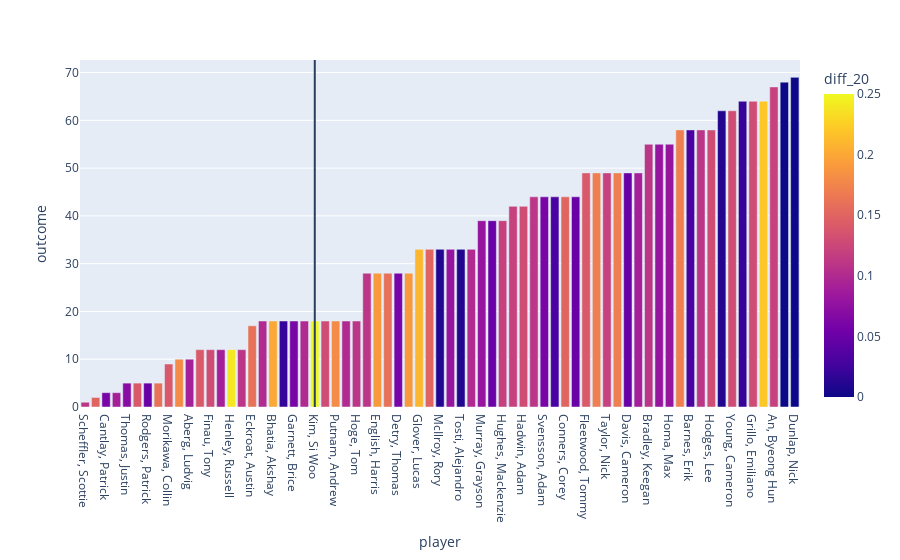

Here is the notebook cell this chart was saved with:
### Code cell
px.bar(temp.sort_values('outcome'),#,ascending=False),
    x='player',
    y='outcome',
    color='diff_20').add_vline(x='Kim, Si Woo')

### Figure 1 — Plotly figure (JSON) as saved in the notebook; plotly's stock layout.template omitted (floating-point values rounded to 4 significant figures)
{"data": [{"alignmentgroup": "True", "hovertemplate": "player=%{x}<br>outcome=%{y}<br>diff_20=%{marker.color}<extra></extra>", "legendgroup": "", "marker": {"color": [0.11, 0.15, 0.06, 0.09, 0.07, 0.14, 0.05, 0.16, 0.14, 0.18, 0.09, 0.14, 0.13, 0.09, 0.24, 0.11, 0.16, 0.1, 0.2, 0.02, 0.06, 0.1, 0.25, 0.13, 0.18, 0.1, 0.11, 0.11, 0.19, 0.16, 0.06, 0.19, 0.21, 0.15, 0.01, 0.08, 0.01, 0.1, 0.08, 0.05, 0.12, 0.12, 0.13, 0.11, 0.06, 0.03, 0.15, 0.05, 0.14, 0.17, 0.12, 0.17, 0.05, 0.09, 0.11, 0.08, 0.08, 0.17, 0.03, 0.11, 0.13, 0.01, 0.13, 0.02, 0.13, 0.22, 0.12, 0, 0], "coloraxis": "coloraxis", "pattern": {"shape": ""}}, "name": "", "offsetgroup": "", "orientation": "v", "showlegend": false, "textposition": "auto", "type": "bar", "x": ["Scheffler, Scottie", "Theegala, Sahith", "Cantlay, Patrick", "Clark, Wyndham", "Thomas, Justin", "Straka, Sepp", "Rodgers, Patrick", "Poston, J.T.", "Morikawa, Collin", "Kirk, Chris", "Aberg, Ludvig", "Im, Sungjae", "Finau, Tony", "Power, Seamus", "Henley, Russell", "Harman, Brian", "Eckroat, Austin", "Day, Jason", "Bhatia, Akshay", "Fowler, Rickie", "Garnett, Brice", "Kim, Tom", "Kim, Si Woo", "Schauffele, Xander", "Putnam, Andrew", "Jaeger, Stephan", "Hoge, Tom", "Fitzpatrick, Matt", "English, Harris", "Bezuidenhout, Christiaan", "Detry, Thomas", "McCarthy, Denny", "Glover, Lucas", "Kitayama, Kurt", "McIlroy, Rory", "Cole, Eric", "Tosti, Alejandro", "Van Rooyen, Erik", "Murray, Grayson", "Spieth, Jordan", "Hughes, Mackenzie", "Simpson, Webb", "Hadwin, Adam", "Burns, Sam", "Svensson, Adam", "Rose, Justin", "Conners, Corey", "Zalatoris, Will", "Fleetwood, Tommy", "Schenk, Adam", "Taylor, Nick", "Pavon, Matthieu", "Davis, Cameron", "Malnati, Peter", "Bradley, Keegan", "Phillips, Chandler", "Homa, Max", "Todd, Brendon", "Barnes, Erik", "Moore, Taylor", "Hodges, Lee", "Knapp, Jake", "Young, Cameron", "Woodland, Gary", "Grillo, Emiliano", "Lowry, Shane", "An, Byeong Hun", "Kisner, Kevin", "Dunlap, Nick"], "xaxis": "x", "y": [1, 2, 3, 3, 5, 5, 5, 5, 9, 10, 10, 12, 12, 12, 12, 12, 17, 18, 18, 18, 18, 18, 18, 18, 18, 18, 18, 28, 28, 28, 28, 28, 33, 33, 33, 33, 33, 33, 39, 39, 39, 42, 42, 44, 44, 44, 44, 44, 49, 49, 49, 49, 49, 49, 55, 55, 55, 58, 58, 58, 58, 62, 62, 64, 64, 64, 67, 68, 69], "yaxis": "y"}], "layout": {"barmode": "relative", "coloraxis": {"colorbar": {"title": {"text": "diff_20"}}, "colorscale": [[0, "#0d0887"], [0.1111, "#46039f"], [0.2222, "#7201a8"], [0.3333, "#9c179e"], [0.4444, "#bd3786"], [0.5556, "#d8576b"], [0.6667, "#ed7953"], [0.7778, "#fb9f3a"], [0.8889, "#fdca26"], [1, "#f0f921"]]}, "legend": {"tracegroupgap": 0}, "margin": {"t": 60}, "shapes": [{"type": "line", "x0": "Kim, Si Woo", "x1": "Kim, Si Woo", "xref": "x", "y0": 0, "y1": 1, "yref": "y domain"}], "xaxis": {"anchor": "y", "domain": [0, 1], "title": {"text": "player"}}, "yaxis": {"anchor": "x", "domain": [0, 1], "title": {"text": "outcome"}}}}
